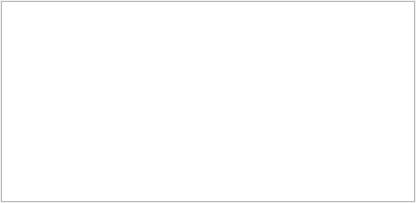
<?xml version="1.0" encoding="UTF-8"?>
<ui version="4.0">
 <class>LogPanel</class>
 <widget class="QWidget" name="LogPanel">
  <property name="geometry">
   <rect>
    <x>0</x>
    <y>0</y>
    <width>416</width>
    <height>203</height>
   </rect>
  </property>
  <property name="sizePolicy">
   <sizepolicy hsizetype="Ignored" vsizetype="Ignored">
    <horstretch>0</horstretch>
    <verstretch>0</verstretch>
   </sizepolicy>
  </property>
  <property name="windowTitle">
   <string>Log</string>
  </property>
  <layout class="QHBoxLayout" name="ui_horizontalLayout">
   <property name="spacing">
    <number>3</number>
   </property>
   <property name="margin">
    <number>1</number>
   </property>
   <item>
    <widget class="QTableView" name="ui_tableView"/>
   </item>
  </layout>
  <action name="ui_infoAction">
   <property name="checkable">
    <bool>true</bool>
   </property>
   <property name="checked">
    <bool>false</bool>
   </property>
   <property name="icon">
    <iconset resource="../main.qrc">
     <normaloff>:/infoIcon</normaloff>:/infoIcon</iconset>
   </property>
   <property name="text">
    <string>Info</string>
   </property>
  </action>
  <action name="ui_warningAction">
   <property name="checkable">
    <bool>true</bool>
   </property>
   <property name="checked">
    <bool>false</bool>
   </property>
   <property name="icon">
    <iconset resource="../main.qrc">
     <normaloff>:/warningIcon</normaloff>:/warningIcon</iconset>
   </property>
   <property name="text">
    <string>Warning</string>
   </property>
   <property name="iconText">
    <string>Warning</string>
   </property>
   <property name="toolTip">
    <string>Warning</string>
   </property>
  </action>
  <action name="ui_errorAction">
   <property name="checkable">
    <bool>true</bool>
   </property>
   <property name="checked">
    <bool>false</bool>
   </property>
   <property name="icon">
    <iconset resource="../main.qrc">
     <normaloff>:/errorIcon</normaloff>:/errorIcon</iconset>
   </property>
   <property name="text">
    <string>Error</string>
   </property>
   <property name="iconText">
    <string>Error</string>
   </property>
   <property name="toolTip">
    <string>Error</string>
   </property>
  </action>
  <action name="ui_debugAction">
   <property name="checkable">
    <bool>true</bool>
   </property>
   <property name="checked">
    <bool>false</bool>
   </property>
   <property name="icon">
    <iconset resource="../main.qrc">
     <normaloff>:/debugIcon</normaloff>:/debugIcon</iconset>
   </property>
   <property name="text">
    <string>Debug</string>
   </property>
  </action>
  <action name="ui_qtAction">
   <property name="checkable">
    <bool>true</bool>
   </property>
   <property name="checked">
    <bool>false</bool>
   </property>
   <property name="icon">
    <iconset resource="../main.qrc">
     <normaloff>:/qtIcon</normaloff>:/qtIcon</iconset>
   </property>
   <property name="text">
    <string>Qt</string>
   </property>
   <property name="iconText">
    <string>Qt</string>
   </property>
   <property name="toolTip">
    <string>Qt</string>
   </property>
  </action>
  <action name="ui_ogreAction">
   <property name="checkable">
    <bool>true</bool>
   </property>
   <property name="icon">
    <iconset resource="../main.qrc">
     <normaloff>:/ogreIcon</normaloff>:/ogreIcon</iconset>
   </property>
   <property name="text">
    <string>OGRE</string>
   </property>
  </action>
  <action name="ui_clearAction">
   <property name="icon">
    <iconset resource="../main.qrc">
     <normaloff>:/clearLogIcon</normaloff>:/clearLogIcon</iconset>
   </property>
   <property name="text">
    <string>Clear</string>
   </property>
  </action>
  <action name="ui_filterAction">
   <property name="checkable">
    <bool>true</bool>
   </property>
   <property name="icon">
    <iconset resource="../main.qrc">
     <normaloff>:/filterIcon</normaloff>:/filterIcon</iconset>
   </property>
   <property name="text">
    <string>Filter</string>
   </property>
  </action>
  <action name="ui_resetFilterAction">
   <property name="icon">
    <iconset resource="../main.qrc">
     <normaloff>:/resetFilterIcon</normaloff>:/resetFilterIcon</iconset>
   </property>
   <property name="text">
    <string>Reset Filter</string>
   </property>
  </action>
  <action name="ui_copyAction">
   <property name="icon">
    <iconset resource="../main.qrc">
     <normaloff>:/copyIcon</normaloff>:/copyIcon</iconset>
   </property>
   <property name="text">
    <string>Copy</string>
   </property>
   <property name="statusTip">
    <string>Copies the selected log messages to the clipboard</string>
   </property>
   <property name="shortcutContext">
    <enum>Qt::WindowShortcut</enum>
   </property>
  </action>
  <action name="ui_resetSearchAction">
    <property name="enabled">
      <bool>false</bool>
    </property>
    <property name="icon">
      <iconset>
        <normaloff>:/cancelIcon</normaloff>:/cancelIcon
      </iconset>
    </property>
    <property name="text">
      <string>Reset Log Search</string>
    </property>
    <property name="statusTip">
      <string>Reset the search so that all log entries are displayed again</string>
    </property>
  </action>
 </widget>
 <resources>
  <include location="../main.qrc"/>
 </resources>
 <connections/>
</ui>
